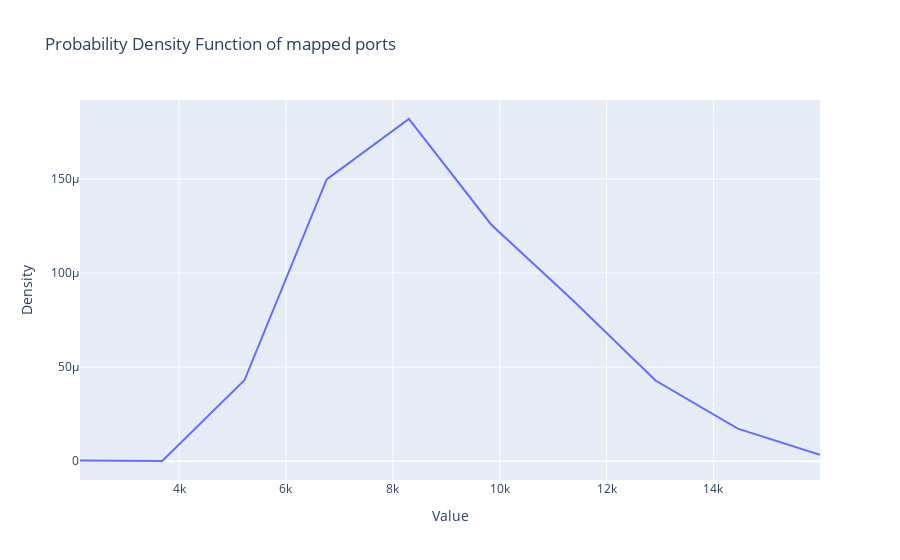

This figure's notebook cell:
### Code cell
data = df['Sender Port_y']
density, bins = np.histogram(data, bins=10, density=True)
midpoints = (bins[1:] + bins[:-1]) / 2

# Create line plot of the PDF using Plotly
fig = go.Figure(data=[go.Scatter(x=midpoints, y=density, mode='lines')])
fig.update_layout(title='Probability Density Function of mapped ports (10 bins)', xaxis_title='Value', yaxis_title='Density')
fig.show()

### Figure 1 — Plotly figure (JSON) as saved in the notebook; plotly's stock layout.template omitted (floating-point values rounded to 4 significant figures)
{"data": [{"mode": "lines", "type": "scatter", "x": [2145.0, 3684.0, 5223.0, 6762.0, 8301.0, 9840.0, 11380.0, 12920.0, 14460.0, 16000.0], "y": [4.011e-07, 1.115e-07, 4.301e-05, 0.0001497, 0.0001818, 0.0001258, 8.524e-05, 4.288e-05, 1.73e-05, 3.443e-06]}], "layout": {"title": {"text": "Probability Density Function of mapped ports"}, "xaxis": {"title": {"text": "Value"}}, "yaxis": {"title": {"text": "Density"}}}}
